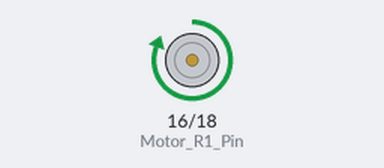
Recording of a program running on a simulated Raspberry Pi (header pin numbers). Parts: motor-driver pin pairs drawn as motors (green arrow = first pin HIGH = forward, orange = second pin HIGH = backward, longer = more drive). At 7.0 s the program stops and its outputs stay as they are.

Above: at 0.1 s.
At 4.1 s:
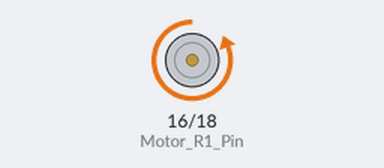
At 7.1 s:
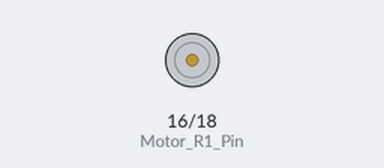
Timing chart, 0 to 8.5 s (numbered marks = the images above):
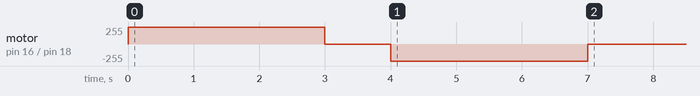

Measured:
- by itself, motor on pin 16 (Motor_R1_Pin) / pin 18 (Motor_R2_Pin): stopped → forward 255/255 at 0.00 s, → stopped 3.0 s later, → backward 255/255 1.0 s later, → stopped 3.0 s later

The program:

l298n_motor.py
```python
# (licence header left out)
import RPi.GPIO as GPIO
import time

Motor_R1_Pin = 16
Motor_R2_Pin = 18

GPIO.setmode(GPIO.BOARD)
GPIO.setup(Motor_R1_Pin, GPIO.OUT)
GPIO.setup(Motor_R2_Pin, GPIO.OUT)

try:
    GPIO.output(Motor_R1_Pin, True)     # clockwise
    time.sleep(3)
    GPIO.output(Motor_R1_Pin, False)

    time.sleep(1)                       # protect motor

    GPIO.output(Motor_R2_Pin, True)     # counterclockwise
    time.sleep(3)
    GPIO.output(Motor_R2_Pin, False)

finally:
    GPIO.cleanup()
```
